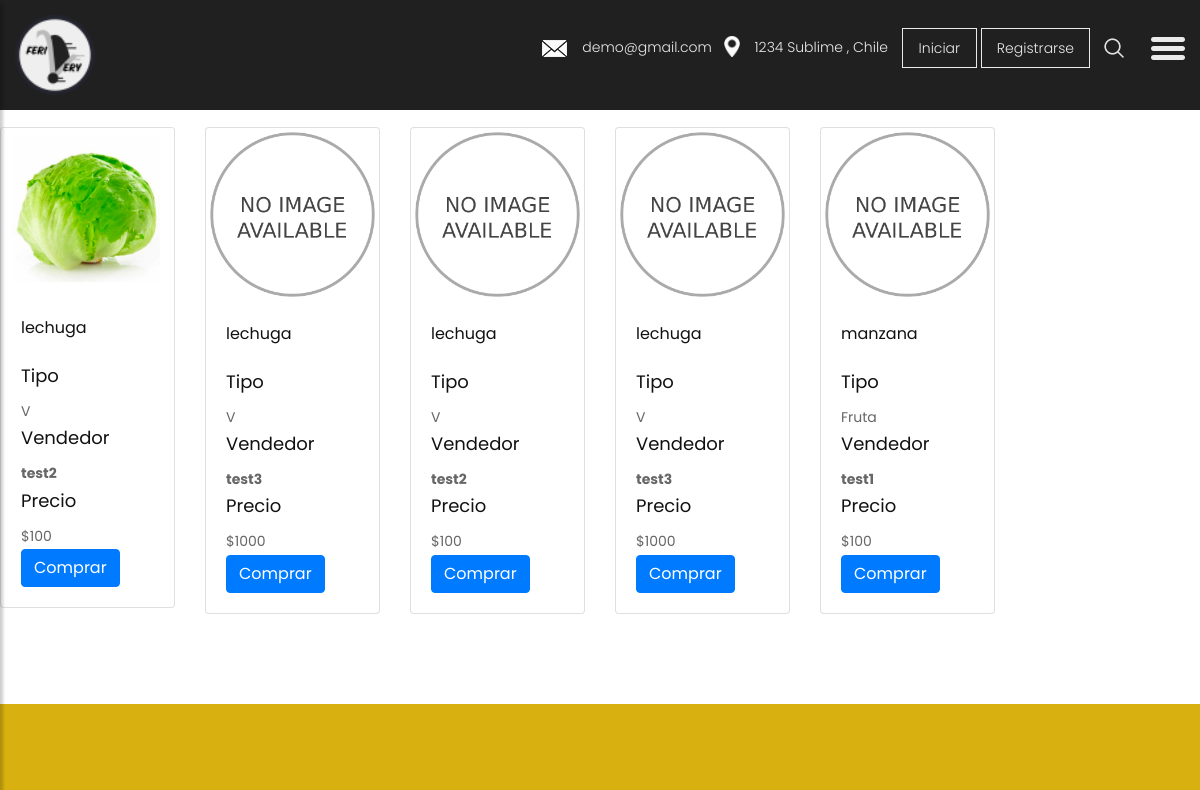
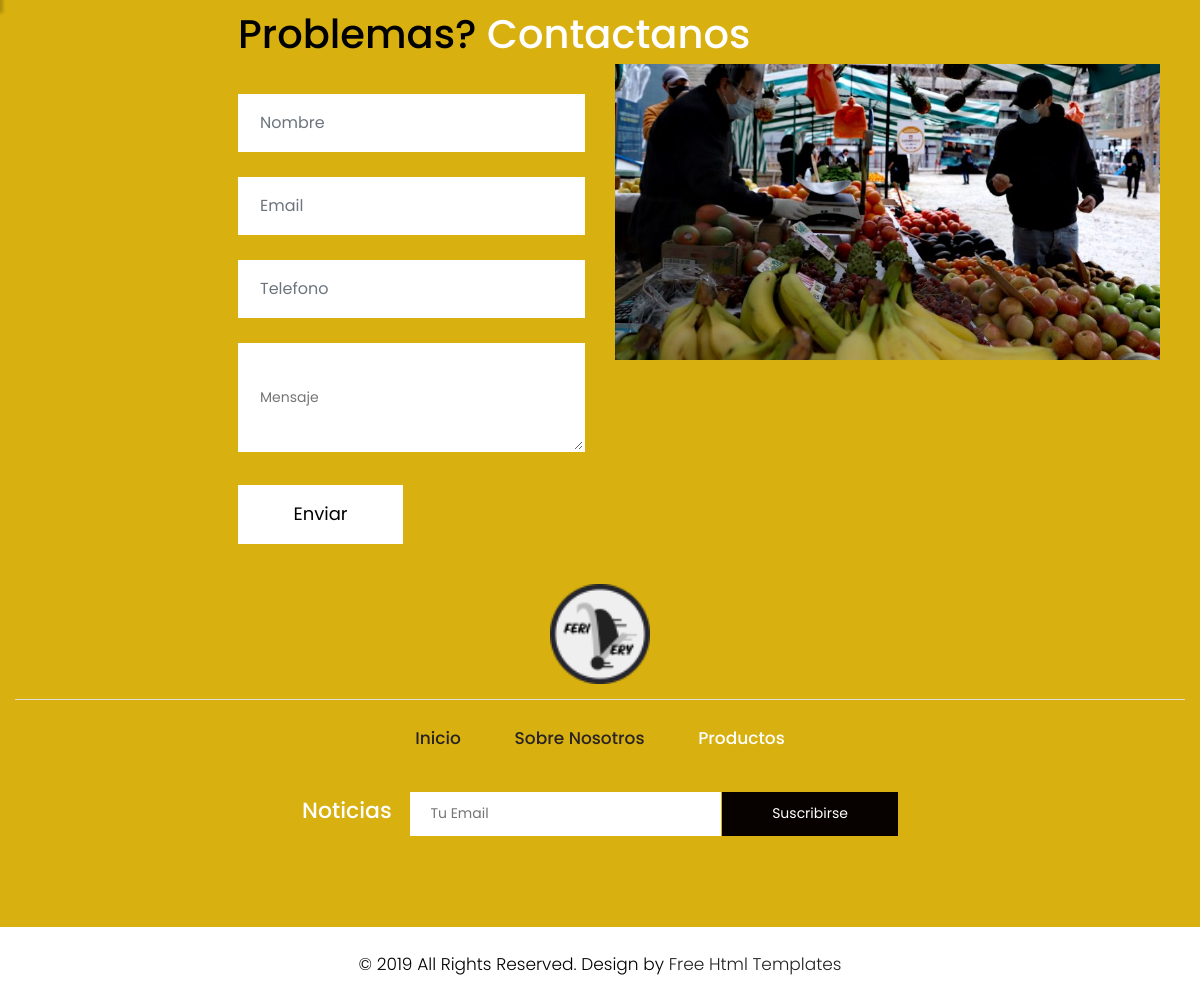
The app's page /product/productos/ with its own data (2 pictures, top to bottom).
### product/models.py (models this page shows, shortened)
class product(models.Model):
    id = models.UUIDField(primary_key=True, default=uuid.uuid4)
    nombre = models.CharField(max_length=200)
    User = models.ForeignKey(User, on_delete=models.CASCADE)
    TIPO_PRODUC = (
        ('Fruta', 'Fruta'),
        ('Fruta','Verdura'),
        ('Fruta','Hortaliza')
        )
    tipo = models.CharField(
        max_length = 10,
        choices=TIPO_PRODUC,
        blank=True,
        default='Elija',
        help_text = 'Tipo de Producto'
        )
    precio = models.IntegerField()
    image = models.ImageField(
        upload_to='media',blank=True,
        default = 'products/noimage.png')
    class Meta:
        pass

### usuario/models.py (models this page shows)
class User(AbstractUser):
    is_vendedor = models.BooleanField(default=False)
    is_repartidor = models.BooleanField(default=False)
    is_comprador = models.BooleanField(default=False)
    class Meta:
        db_table = 'auth_user'

### product/views.py (the view)
# urls.py: path('productos/',views.productos,name='productos'),
def productos(request):
	num_product = product.objects.all()
	return render(request,
		'productos.html',
		context={"num_product":num_product},
		)

### product/templates/productos.html (shortened to what this page needs)
{% extends "base.html" %}
{% block content%}
{% load static %}
<br>
<br>
<br>
<br>
<br>
<div class="row">
	{% load static %}
          {% for product in num_product %}
          <div class="col-lg-2">
            <div class="card">
              <img class="card-img-top" src="{{ product.image.url }}">
              <div class="card-body">
                <h4 class="card-title"> {{ product.nombre }}</h4>
                <p class="card-text"><h3>Tipo</h3> {{product.tipo}} </p>
                <p class="card-text"><h3>Vendedor</h3><strong>{{ product.User }}</strong></p>
                <p class="card-text"><h3>Precio</h3> ${{product.precio}}</p>
				<a href="#" class="btn btn-primary">Comprar</a>
              </div>
            </div>
          </div>
          {% endfor %}
        </div>
{% endblock%}

### ferivery/templates/base.html (shortened to what this page needs)
<!DOCTYPE html>
<html lang="es">
<head>
    {% load static %}
{% load static %}
    <link rel="stylesheet" href="{% static 'css/bootstrap.min.css'%}">
    <link rel="stylesheet" href="{% static 'css/owl.carousel.min.css'%}">
    <link rel="stylesheet" href="{% static 'css/style.css' %}">
    <link rel="stylesheet" href="{% static 'css/responsive.css' %}">
    <link rel="stylesheet" href="https://cdnjs.cloudflare.com/ajax/libs/font-awesome/4.7.0/css/font-awesome.min.css">
</head>
<body class="main-layout">
    <div class="wrapper">
    <div id="content">
    <header>
        <div class="container-fluid">
            <div class="row">
                <div class="col-md-3">
                    <div class="full">
                        <a class="logo" href="{% url 'index' %}"><img src="{% static 'images/ferivery.png' %}" width="80" height="80" alt="#" /></a>
                    </div>
                </div>
                <div class="col-md-9">
                    <div class="full">
                        <div class="right_header_info">
                            <ul>
                                <li class="dinone"><img style="margin-right: 15px;" src="{% static 'images/mail_icon.png' %}" alt="#"><a href="#">demo@gmail.com</a></li>
                                <li class="dinone"><img style="margin-right: 15px;height: 21px;position: relative;top: -2px;" src="{% static 'images/location_icon.png'%}" alt="#"><a href="#">1234 Sublime , Chile</a></li>
                                {% if user.is_authenticated %}
                                <li class="dinone">Bienvenido {{ user }} <a class = "button "a href="{% url 'logout' %}" >Cerrar Sesion</a></li>
                                {% else %}
                                <li class="button_user"><a class="button" href="{% url 'login' %}">Iniciar</a><a class="button" href="{% url 'register'%}">Registrarse</a></li>
                                {% endif %}
                                <li><img style="margin-right: 15px;" src="{% static 'images/search_icon.png'%}" alt="#"></li>
                                <li>
                                    <button type="button" id="sidebarCollapse">
                                        <img src="{% static 'images/menu_icon.png'%}" alt="#">
                                    </button>
                                </li>
                            </ul>
                        </div>
                    </div>
                </div>
            </div>
        </div>
    </header>
{% block content %}
{% load static %}
{% endblock%}
</div>
<fooetr>
    <div class="footer">
        <div class="container-fluid">
            <div class="row">
              <div class=" col-md-12">
                <h2>Problemas?<strong class="white"> Contactanos</strong></h2>
              </div>
                <div class="col-xl-6 col-lg-6 col-md-6 col-sm-12">
                    <form class="main_form">
                        <div class="row">
                            <div class="col-xl-12 col-lg-12 col-md-12 col-sm-12">
                                <input class="form-control" placeholder="Nombre" type="text" name="Nombre">
                            </div>
                            <div class="col-xl-12 col-lg-12 col-md-12 col-sm-12">
                                <input class="form-control" placeholder="Email" type="text" name="Email">
                            </div>
                            <div class="col-xl-12 col-lg-12 col-md-12 col-sm-12">
                                <input class="form-control" placeholder="Telefono" type="text" name="Telefono">
                            </div>
                            <div class="col-xl-12 col-lg-12 col-md-12 col-sm-12">
                                <textarea class="textarea" placeholder="Mensaje" type="text" name="Mensaje"></textarea>
                            </div>
                            <div class="col-xl-12 col-lg-12 col-md-12 col-sm-12">
                                <button class="send">Enviar</button>
                            </div>
                        </div>
                    </form>
                </div>
                <div class="col-xl-6 col-lg-6 col-md-6 col-sm-12">
                    <div class="img-box">
                        <figure><img src="{% static 'images/feria.jpg'%}" alt="img" /></figure>
                    </div>
                </div>
            </div>
            <div class="row">
                <div class="col-md-12">
                    <div class="footer_logo">
                      <a href="{% url 'index' %}"><img src="{% static 'images/ferivery.png'%} " height="100" width="100" alt="logo" /></a>
                    </div>
                </div>
                <div class="col-md-12">
                    <ul class="lik">
                        <li > <a href="{% url 'index' %}">Inicio</a></li>
                        <li> <a href="{% url 'about' %}">Sobre Nosotros</a></li>
                        <li class="active"> <a href="{% url 'blog' %}">Productos</a></li>
                    </ul>
                </div>
                <div class="col-md-12">
                    <div class="new">
                        <h3>Noticias</h3>
                        <form class="newtetter">
                            <input class="tetter" placeholder="Tu Email" type="text" name="Your email">
                            <button class="submit">Suscribirse</button>
                        </form>
                    </div>
                </div>
            </div>
        </div>
        <div class="copyright">
            <div class="container">
                <p>© 2019 All Rights Reserved. Design by<a href="https://html.design/"> Free Html Templates</a></p>
            </div>
        </div>
    </div>
</fooetr>
</div>
</body>
</html>

### ferivery/static/css/style.css (style rules this page uses)
body { color: #666666; font-size: 14px; font-family: 'poppins', sans-serif; line-height: 1.80857; font-weight: normal; }
a { color: #1f1f1f; text-decoration: none !important; outline: none !important; -webkit-transition: all .3s ease-in-out; -moz-transition: all .3s ease-in-out; -ms-transition: all .3s ease-in-out; -o-transition: all .3s ease-in-out; transition: all .3s ease-in-out; }
h1, h2, h3, h4, h5, h6 { letter-spacing: 0; font-weight: normal; position: relative; padding: 0 0 10px 0; font-weight: normal; line-height: normal; color: #111111; margin: 0 }
h2 { font-size: 22px }
h3 { font-size: 18px }
h4 { font-size: 16px }
*, *::after, *::before { -webkit-box-sizing: border-box; -moz-box-sizing: border-box; box-sizing: border-box; }
ul, li, ol { margin: 0px; padding: 0px; list-style: none; }
p { margin: 0px; font-weight: 300; font-size: 15px; line-height: 24px; }
a { color: #222222; text-decoration: none; outline: none !important; }
a, .btn { text-decoration: none !important; outline: none !important; -webkit-transition: all .3s ease-in-out; -moz-transition: all .3s ease-in-out; -ms-transition: all .3s ease-in-out; -o-transition: all .3s ease-in-out; transition: all .3s ease-in-out; }
img { max-width: 100%; height: auto; }
button { border: 0; margin: 0; padding: 0; cursor: pointer; }
.full { float: left; width: 100%; }
.full { width: 100%; float: left; margin: 0; padding: 0; }
header { min-height: 90px; background: #212020; padding: 15px 0; position: fixed; width: 100%; top: 0; left: 0; z-index: 998; }
header .container-fluid { max-width: 1850px; }
.right_header_info { width: 100%; float: left; padding: 20px 0 0; }
.right_header_info ul { list-style: none; padding: 0; margin: 0; float: right; }
.right_header_info ul li { display: inline; font-size: 16px; margin-left: 45px; color: #eaeaea; font-weight: 400; float: left; }
.right_header_info ul li a { color: #eaeaea; font-weight: 300; }
.button_user a { float: left; min-width: 75px; height: 35px; text-align: center; line-height: 35px; position: relative; top: -3px; padding: 0 15px; margin: 0 2px; }
.button_user a { float: left; min-width: 75px; height: 40px; text-align: center; line-height: 38px; position: relative; top: -7px; padding: 0 15px; margin: 0 2px; border: solid #eaeaea 1px; }
#sidebarCollapse { background: transparent; }
.footer { background: #d8b00f; padding-top:90px; margin-top: 90px; }
.footer h2 { color: #000; font-size: 40px; font-weight: 500; padding-left: 223px; padding-bottom: 0px; }
.white { color: #fff; font-weight: 500; }
.main_form { padding-top: 30px; padding-left: 223px; }
.form-control { border: #fff solid 2px; border-radius: inherit; margin-bottom: 25px; padding: 15px 20px; font-family: poppins; }
.textarea { font-family: poppins; border: #fff solid 2px; margin-bottom: 25px; padding: 15px 20px; width: 100%; padding-top: 40px; }
.send { font-family: poppins; float: left; margin: 0 auto; display: block; background: #fff; color: #000; max-width: 165px; padding: 13px 0px; width: 100%; font-size: 18px; }
.footer .img-box { padding-right: 25px; }
.footer_logo { margin-top: 40px; text-align: center; border-bottom: #ddd solid 1px; padding-bottom: 15px; margin-bottom: 15px; }
ul.lik { text-align: center; margin-top: 10px; }
ul.lik li { display: inline-block; }
ul.lik li a { color: #292323; font-size: 17px; line-height: 27px; padding: 0px 25px; font-weight: 500; }
ul.lik li.active a { color: #fff; }
.new { text-align: center; margin-top: 40px; }
.new h3 { color: #fff; font-size:22px; font-weight: 500; display:inline-block; padding-right: 15px; }
.newtetter { display: inline-block; }
.newtetter .tetter { padding: 9px 20px; border-radius: inherit; border: indianred }
.submit { background: #070100; margin-left: -3px; padding: 9px 50px; color: #fff; }
.footer .img-box figure { margin: 0px; }
.footer .img-box figure img { width: 100%; }
.copyright { background: #fff; margin-top: 90px; }
.copyright p { color: #000; text-align: center; padding: 25px 0px; font-size: 17px; }
#sidebarCollapse { background: transparent; padding: 0; border: none; }

### ferivery/static/css/responsive.css (style rules this page uses)
@media (min-width: 1200px) and (max-width: 1500px) { .right_header_info ul li { font-size: 14px; margin-left: 12px; } }

### records on screen
product: image (picture), nombre "lechuga", tipo "V", User "test2", precio "100"
product: image (placeholder picture), nombre "lechuga", tipo "V", User "test3", precio "1000"
product: image (placeholder picture), nombre "lechuga", tipo "V", User "test2", precio "100"
product: image (placeholder picture), nombre "lechuga", tipo "V", User "test3", precio "1000"
product: image (placeholder picture), nombre "manzana", tipo "Fruta", User "test1", precio "100"
